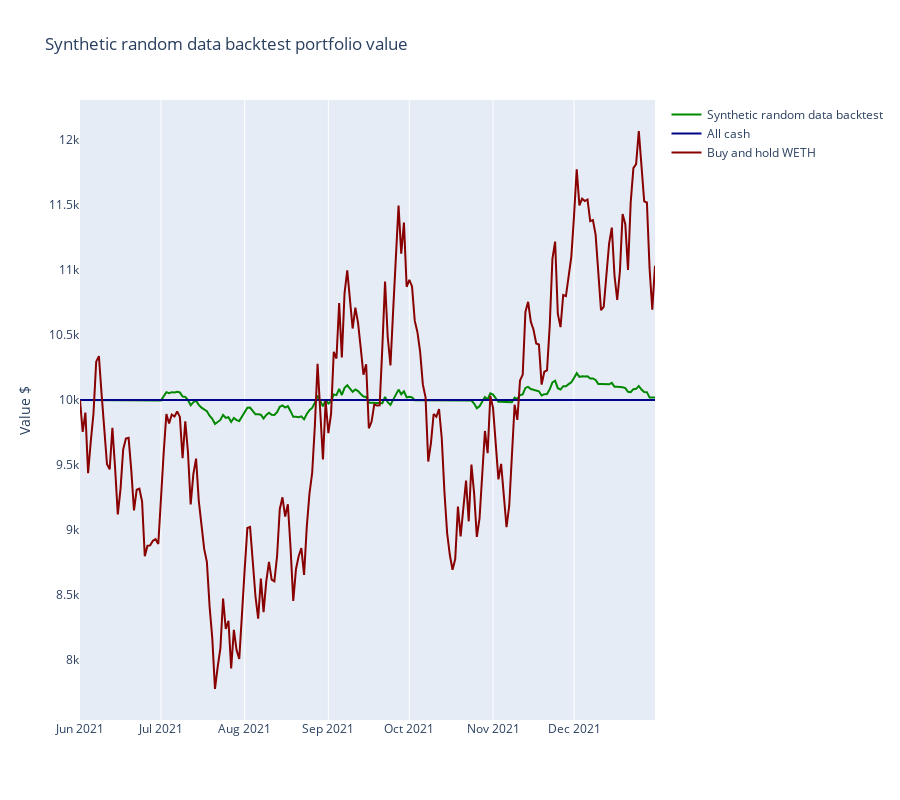

This figure's notebook cell:
### Code cell
from tradeexecutor.visual.benchmark import visualise_benchmark

traded_pair = universe.universe.pairs.get_single()

fig = visualise_benchmark(
    state.name,
    portfolio_statistics=state.stats.portfolio,
    all_cash=state.portfolio.get_initial_deposit(),
    buy_and_hold_asset_name=traded_pair.base_token_symbol,
    buy_and_hold_price_series=universe.universe.candles.get_single_pair_data()["close"],
)

fig.show()

### Figure 1 — Plotly figure (JSON) as saved in the notebook; plotly's stock layout.template omitted (floating-point values rounded to 4 significant figures; data arrays with more than 128 entries replaced by an {"elided": "..."} marker saying what was removed)
{"data": [{"line": {"color": "#008800"}, "mode": "lines", "name": "Synthetic random data backtest", "x": {"elided": "214 str values"}, "y": {"elided": "214 float values"}, "type": "scatter"}, {"line": {"color": "#000088"}, "mode": "lines", "name": "All cash", "x": ["2021-06-01T00:00:00", "2021-12-31T00:00:00"], "y": [10000.0, 10000.0], "type": "scatter"}, {"line": {"color": "#880000"}, "mode": "lines", "name": "Buy and hold WETH", "x": {"elided": "214 str values"}, "y": {"elided": "214 float values"}, "type": "scatter"}], "layout": {"title": {"text": "Synthetic random data backtest portfolio value"}, "height": 800, "yaxis": {"title": {"text": "Value $"}, "showgrid": false}, "xaxis": {"rangeslider": {"visible": false}}}}
